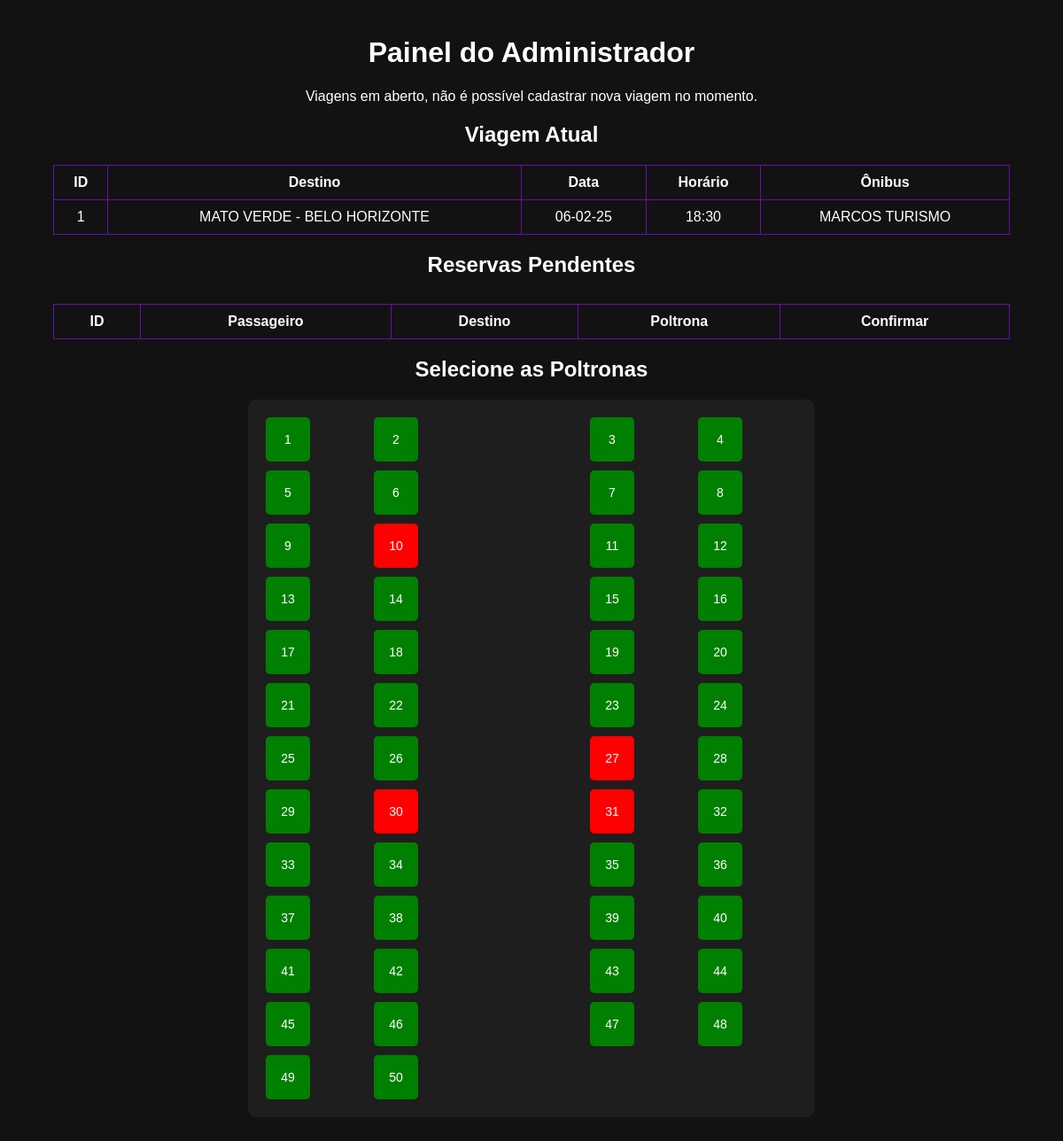
Page /admin (signed in) on the committed database.
### tables this page shows
CREATE TABLE viagens (
                        id INTEGER PRIMARY KEY AUTOINCREMENT,
                        origem TEXT,
                        destino TEXT,
                        data TEXT,
                        horario TEXT,
                        onibus TEXT);

### app.py (the view, shortened to what this page needs)
@app.route('/admin', methods=['GET', 'POST'])
def admin():
    if 'usuario_id' in session and session['tipo'] == 'admin':
        usuario_id = session['usuario_id']
        con = conectar_bd()
        cur = con.cursor()
        cur.execute("SELECT nome FROM usuarios WHERE id = ?", (usuario_id,))
        usuario = cur.fetchone()
        con.close()
        nome_usuario = usuario[0] if usuario else "Administrador"
        con = conectar_bd()
        cur = con.cursor()
        cur.execute("SELECT * FROM viagens")
        viagens = cur.fetchall()
        poltronas_ocupadas = []
        cur.execute("SELECT poltrona FROM reservas WHERE status = 'Confirmado'")
        reservas = cur.fetchall()
        for reserva in reservas:
            poltronas_ocupadas.append(reserva[0])
        cur.execute("SELECT r.id, u.nome, v.origem, v.destino, r.poltrona FROM reservas r "
                    "JOIN usuarios u ON r.usuario_id = u.id "
                    "JOIN viagens v ON r.viagem_id = v.id "
                    "WHERE r.status = 'Pendente'")
        reservas_pendentes = cur.fetchall()
        con.close()
        reserva = obter_poltronas_com_dados()
        print(reservas_pendentes)
        return render_template('admin.html',
                               viagens=viagens,
                               poltronas_ocupadas=poltronas_ocupadas,
                               reservas_pendentes=reservas_pendentes,
                               nome_usuario=nome_usuario,
                               reserva = reserva )
    return redirect(url_for('login'))

### Consultas.py (called while the page is built)
def conectar_bd():
    return sqlite3.connect('banco.db', check_same_thread=False)

def obter_poltronas_com_dados():
    with conectar_bd() as con:
        cur = con.cursor()
        cur.execute('''
            SELECT r.poltrona, u.nome AS passageiro, v.destino
            FROM reservas r
            JOIN usuarios u ON r.usuario_id = u.id
            JOIN viagens v ON r.viagem_id = v.id
        ''')
        resultado = cur.fetchall()
        poltronas = []
        for row in resultado:
            poltronas.append({
                "numero": row[0],
                "passageiro": row[1],
                "destino": row[2]
            })
        return poltronas

### app.py (called while the page is built)
def conectar_bd():
    return sqlite3.connect('banco.db', check_same_thread=False)

### templates/admin.html (shortened to what this page needs)
<!DOCTYPE html>
<html lang="pt-br">
<head>
</head>
<body>
    <div class="container">
        <h1>Painel do Administrador</h1>
        {% if viagens|length == 0 %}
        <form method="POST">
            <input type="text" name="destino" placeholder="Destino" class="input" required>
            <input type="text" name="horario" placeholder="Horário" class="input" required>
            <input type="text" name="onibus" placeholder="Ônibus" class="input" required>
            <input type="date" name="data" placeholder="Data" class="input" required>
            <button type="submit" class="btn">Cadastrar Viagem</button>
        </form>
    {% else %}
        <p>Viagens em aberto, não é possível cadastrar nova viagem no momento.</p>
    {% endif %}
        <h2>Viagem Atual</h2>
        <table class="table">
            <tr>
                <th>ID</th>
                <th>Destino</th>
                <th>Data</th>
                <th>Horário</th>
                <th>Ônibus</th>
            </tr>
            {% for viagem in viagens %}
            <tr>
                <td>{{ viagem[0] }}</td>
                <td>{{ viagem[2] }}</td>
                <td>{{ viagem[3] }}</td>
                <td>{{ viagem[4] }}</td>
                <td>{{ viagem[5] }}</td>
            </tr>
            {% endfor %}
        </table>
        {% if reservas_pendentes|length >= 0 %}
        <h2>Reservas Pendentes</h2>
        <table class="reservas-pendentes">
            <tr>
                <th>ID</th>
                <th>Passageiro</th>
                <th>Destino</th>
                <th>Poltrona</th>
                <th>Confirmar</th>
            </tr>
        </table>
        {% else %}
        <p>Não existem Reservas a serem confirmadas no momento.</p>
        {% endif %}
        <h2>Selecione as Poltronas</h2>
        <div class="poltronas">
            {% set layout = [
                [1, 2, none, 3, 4],
                [5, 6, none, 7, 8],
                [9, 10, none, 11, 12],
                [13, 14, none, 15, 16],
                [17, 18, none, 19, 20],
                [21, 22, none, 23, 24],
                [25, 26, none, 27, 28],
                [29, 30, none, 31, 32],
                [33, 34, none, 35, 36],
                [37, 38, none, 39, 40],
                [41, 42, none, 43, 44],
                [45, 46, none, 47, 48],
                [49, 50, none, none, none]
            ] %}
            {% for row in layout %}
                {% for seat in row %}
                    {% if seat is none %}
                        <div class="corredor"></div>
                    {% else %}
                        <div class="poltrona {% if seat in poltronas_ocupadas %}ocupada{% endif %}"
                             onclick="mostrarBalao('{{ seat }}')">
                            {{ seat }}
                        </div>
                    {% endif %}
                {% endfor %}
            {% endfor %}
        </div>
    </div>
</body>
</html>

### templates/admin.html (style rules this page uses)
body { font-family: Arial, sans-serif; background-color: #121212; color: #ffffff; margin: 0; padding: 0; text-align: center; }
.container { width: 90%; max-width: 1200px; margin: auto; padding: 20px; }
.poltronas { display: grid; grid-template-columns: repeat(5, 1fr); gap: 10px; margin: 20px auto; width: 100%; max-width: 600px; text-align: center; background-color: #1e1e1e; padding: 20px; border-radius: 10px; }
.poltrona { width: 50px; height: 50px; background-color: green; color: white; border-radius: 5px; display: flex; align-items: center; justify-content: center; font-size: 14px; cursor: pointer; }
.ocupada { background-color: red; }
.corredor { background-color: transparent; }
.table { width: 100%; margin-top: 20px; border-collapse: collapse; }
.table th, .table td { border: 1px solid #6a0dad; padding: 10px; text-align: center; }
.reservas-pendentes { margin-top: 30px; width: 100%; border-collapse: collapse; }
.reservas-pendentes th, .reservas-pendentes td { border: 1px solid #6a0dad; padding: 10px; text-align: center; }

### rows in the picture
viagens: id "1", destino "MATO VERDE - BELO HORIZONTE", data "06-02-25", horario "18:30", onibus "MARCOS TURISMO"

### other values in the picture
{{ seat }} "1" "2" "3" "4" "5" "6" "7" "8" "9" "10" "11" "12" "13" "14" "15" "16" "17" "18" "19" "20" "21" "22" "23" "24" "25" "26" "27" "28" "29" "30" "31" "32" "33" "34" "35" "36" "37" "38" "39" "40" "41" "42" "43" "44" "45" "46" "47" "48" "49" "50"
